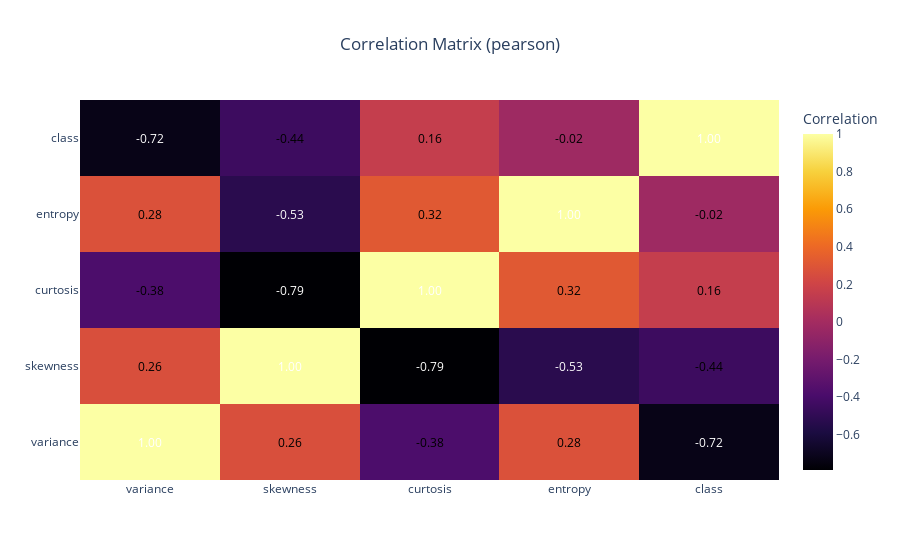

Write notebook code for a chart like this one.
### Markdown cell above
### Correlation

### Code cell
def plot_corr_matrix(data, method):
    corr = data.corr(method=method)

    annotations = []
    for i, row in enumerate(corr.index):
        for j, col in enumerate(corr.columns):
            coefficient = f"{corr.iloc[i, j]:.2f}"
            annotations.append(
                {
                    "x": col,
                    "y": row,
                    "text": coefficient,
                    "showarrow": False,
                    "font": {"color": "white" if abs(corr.iloc[i, j]) > 0.5 else "black"},
                }
            )

    fig = go.Figure(
        data=go.Heatmap(
            z=corr,
            x=corr.columns,
            y=corr.index,
            colorscale="Inferno",
            colorbar=dict(title="Correlation"),
        )
    )

    fig.update_layout(
        title_text=f"Correlation Matrix ({method})",
        title_x=0.5,
        annotations=annotations,
    )
    fig.show()

plot_corr_matrix(df, "pearson")

### Figure 1 — Plotly figure (JSON) as saved in the notebook; plotly's stock layout.template omitted (floating-point values rounded to 4 significant figures)
{"data": [{"colorbar": {"title": {"text": "Correlation"}}, "colorscale": [[0, "#000004"], [0.1111, "#1b0c41"], [0.2222, "#4a0c6b"], [0.3333, "#781c6d"], [0.4444, "#a52c60"], [0.5556, "#cf4446"], [0.6667, "#ed6925"], [0.7778, "#fb9b06"], [0.8889, "#f7d13d"], [1, "#fcffa4"]], "type": "heatmap", "x": ["variance", "skewness", "curtosis", "entropy", "class"], "y": ["variance", "skewness", "curtosis", "entropy", "class"], "z": [[1, 0.264, -0.3808, 0.2768, -0.7248], [0.264, 1, -0.7869, -0.5263, -0.4447], [-0.3808, -0.7869, 1, 0.3188, 0.1559], [0.2768, -0.5263, 0.3188, 1, -0.02342], [-0.7248, -0.4447, 0.1559, -0.02342, 1]]}], "layout": {"annotations": [{"font": {"color": "white"}, "showarrow": false, "text": "1.00", "x": "variance", "y": "variance"}, {"font": {"color": "black"}, "showarrow": false, "text": "0.26", "x": "skewness", "y": "variance"}, {"font": {"color": "black"}, "showarrow": false, "text": "-0.38", "x": "curtosis", "y": "variance"}, {"font": {"color": "black"}, "showarrow": false, "text": "0.28", "x": "entropy", "y": "variance"}, {"font": {"color": "white"}, "showarrow": false, "text": "-0.72", "x": "class", "y": "variance"}, {"font": {"color": "black"}, "showarrow": false, "text": "0.26", "x": "variance", "y": "skewness"}, {"font": {"color": "white"}, "showarrow": false, "text": "1.00", "x": "skewness", "y": "skewness"}, {"font": {"color": "white"}, "showarrow": false, "text": "-0.79", "x": "curtosis", "y": "skewness"}, {"font": {"color": "white"}, "showarrow": false, "text": "-0.53", "x": "entropy", "y": "skewness"}, {"font": {"color": "black"}, "showarrow": false, "text": "-0.44", "x": "class", "y": "skewness"}, {"font": {"color": "black"}, "showarrow": false, "text": "-0.38", "x": "variance", "y": "curtosis"}, {"font": {"color": "white"}, "showarrow": false, "text": "-0.79", "x": "skewness", "y": "curtosis"}, {"font": {"color": "white"}, "showarrow": false, "text": "1.00", "x": "curtosis", "y": "curtosis"}, {"font": {"color": "black"}, "showarrow": false, "text": "0.32", "x": "entropy", "y": "curtosis"}, {"font": {"color": "black"}, "showarrow": false, "text": "0.16", "x": "class", "y": "curtosis"}, {"font": {"color": "black"}, "showarrow": false, "text": "0.28", "x": "variance", "y": "entropy"}, {"font": {"color": "white"}, "showarrow": false, "text": "-0.53", "x": "skewness", "y": "entropy"}, {"font": {"color": "black"}, "showarrow": false, "text": "0.32", "x": "curtosis", "y": "entropy"}, {"font": {"color": "white"}, "showarrow": false, "text": "1.00", "x": "entropy", "y": "entropy"}, {"font": {"color": "black"}, "showarrow": false, "text": "-0.02", "x": "class", "y": "entropy"}, {"font": {"color": "white"}, "showarrow": false, "text": "-0.72", "x": "variance", "y": "class"}, {"font": {"color": "black"}, "showarrow": false, "text": "-0.44", "x": "skewness", "y": "class"}, {"font": {"color": "black"}, "showarrow": false, "text": "0.16", "x": "curtosis", "y": "class"}, {"font": {"color": "black"}, "showarrow": false, "text": "-0.02", "x": "entropy", "y": "class"}, {"font": {"color": "white"}, "showarrow": false, "text": "1.00", "x": "class", "y": "class"}], "title": {"text": "Correlation Matrix (pearson)", "x": 0.5}}}
